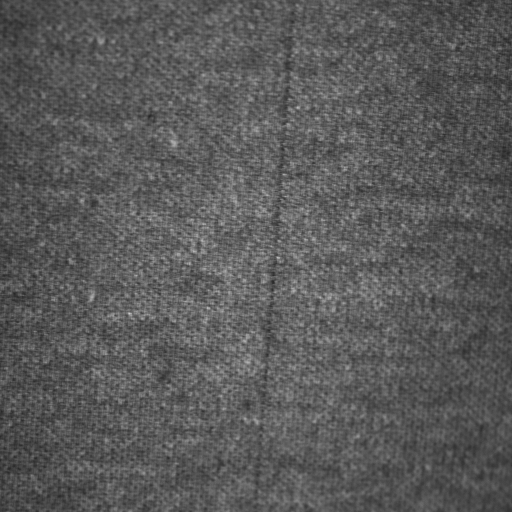
#> input picture examples/fabric_defect_detection/data/sample.PNG, 512 x 512 px, found by its file name
$ python augmentation.py
#> lines starting #> are read from the running program, lines starting #| are printed output that depends on the picture
#> in pillow_test, img is the input picture: PIL image 512x512 RGB; min 39, max 204, mean 89.6
# https://blog.csdn.net/qq_36834959/article/details/79958446

import os, sys, cv2
from PIL import Image, ImageEnhance
import numpy as np
from matplotlib import pyplot as plt


class ImageRandomDistort(object):
    def __init__(self):
        pass

    def random_crop(self, img, area=[]):
        pass

    def random_brightness(self, img, val=None, lower=0.9, upper=1.1):
#> called with val = 1.5, lower = 0.9, upper = 1.1
        if val is None: val = np.random_uniform(lower, upper)
        return ImageEnhance.Brightness(img).enhance(val)
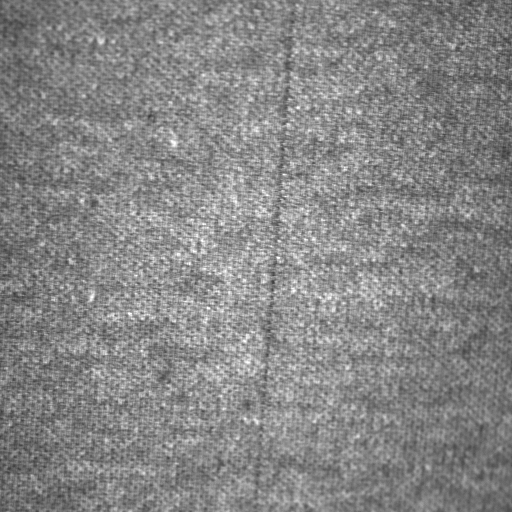
#> returned value: PIL image 512x512 RGB; min 58, max 255, mean 134.2

    def random_contrast(self, img, val=None, lower=0.9, upper=1.1):
#> called with val = 1.5, lower = 0.9, upper = 1.1
        if val is None: val = np.random_uniform(lower, upper)
        return ImageEnhance.Contrast(img).enhance(val)

    def random_sharpness(self, img, val=None, lower=0.9, upper=1.1):
        if val is None: val = np.random_uniform(lower, upper)
        return ImageEnhance.Sharpness(img).enhance(val)

    def random_color(self, img, val=None, lower=0.9, upper=1.1):
        if val is None: val = np.random_uniform(lower, upper)
        return ImageEnhance.Color(img).enhance(val)

    def random_flip_left_right(self, img, val=None, pos=0.5):
        if val is None: val = np.random_uniform(0, 1)
        if val < pos: return img.transpose(Image.FLIP_LEFT_RIGHT)
        else: return img

    def random_flip_top_bottom(self, img, val=None, pos=0.5):
#> called with val = 0, pos = 0.5
        if val is None: val = np.random_uniform(0, 1)
        if val < pos: return img.transpose(Image.FLIP_TOP_BOTTOM)
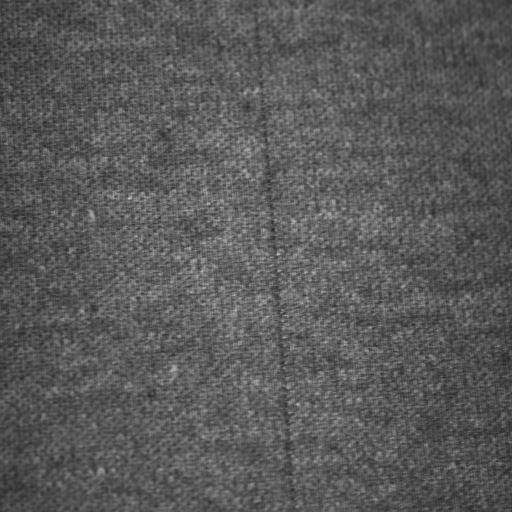
#> returned value: PIL image 512x512 RGB; min 39, max 204, mean 89.6
        else: return img

    def crop_and_resize(self, img, box=None, size=None, resample=Image.BILINEAR):
        if box is not None: img = img.crop(box)
        if size is not None: img = Image.resize(size, resample=resample)
        return img


def pillow_test(img_file):
    img = Image.open(img_file)
    #img_sub = img.crop([128,128,512,512])
    #plt.imshow(img_sub, cmap="gray")

    aug = ImageRandomDistort()
    img_bright   = aug.random_brightness(img, 1.5)
    img_contrast = aug.random_contrast(img, 1.5)
    img_flip     = aug.random_flip_top_bottom(img, 0)
    plt.subplot(1,4,1), plt.imshow(img, cmap="gray"), plt.title("Original Image")
    plt.subplot(1,4,2), plt.imshow(img_bright, cmap="gray"), plt.title("Bright Image")
    plt.subplot(1,4,3), plt.imshow(img_contrast, cmap="gray"), plt.title("Contrast Image")
    plt.subplot(1,4,4), plt.imshow(img_flip, cmap="gray"), plt.title("Flip Image")
    plt.show()
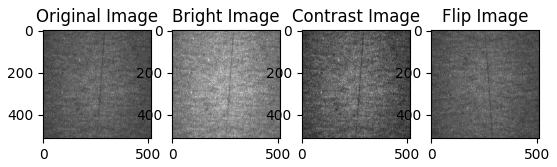
#> figure drawn by matplotlib, 4 panels


if __name__ == "__main__":
    img_file = "sample.png"
    pillow_test(img_file)
    # [4 lines of commented-out code are left out]
    """
    plt.subplot(1,2,1), plt.imshow(img, cmap="gray"), plt.title("Original Image")
    plt.subplot(1,2,2), plt.imshow(img_aug, cmap="gray"), plt.title("Brightness 1.1")
    plt.show()
    """
